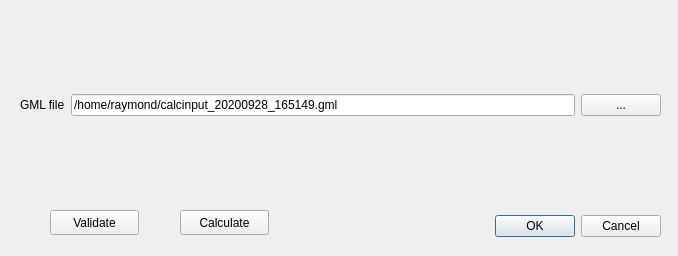
<?xml version="1.0" encoding="UTF-8"?>
<ui version="4.0">
 <class>Dialog</class>
 <widget class="QDialog" name="Dialog">
  <property name="geometry">
   <rect>
    <x>0</x>
    <y>0</y>
    <width>678</width>
    <height>256</height>
   </rect>
  </property>
  <property name="windowTitle">
   <string>Dialog</string>
  </property>
  <widget class="QDialogButtonBox" name="buttonBox">
   <property name="geometry">
    <rect>
     <x>320</x>
     <y>210</y>
     <width>341</width>
     <height>32</height>
    </rect>
   </property>
   <property name="orientation">
    <enum>Qt::Horizontal</enum>
   </property>
   <property name="standardButtons">
    <set>QDialogButtonBox::Cancel|QDialogButtonBox::Ok</set>
   </property>
  </widget>
  <widget class="QWidget" name="gridLayoutWidget">
   <property name="geometry">
    <rect>
     <x>20</x>
     <y>20</y>
     <width>641</width>
     <height>171</height>
    </rect>
   </property>
   <layout class="QGridLayout" name="gridLayout">
    <item row="0" column="0">
     <widget class="QLabel" name="label_gml_input">
      <property name="text">
       <string>GML file</string>
      </property>
     </widget>
    </item>
    <item row="0" column="1">
     <widget class="QLineEdit" name="edit_gml_input">
      <property name="text">
       <string>/home/raymond/calcinput_20200928_165149.gml</string>
      </property>
     </widget>
    </item>
    <item row="0" column="2">
     <widget class="QPushButton" name="button_gml_input_browse">
      <property name="text">
       <string>...</string>
      </property>
     </widget>
    </item>
   </layout>
  </widget>
  <widget class="QPushButton" name="button_validate">
   <property name="geometry">
    <rect>
     <x>50</x>
     <y>210</y>
     <width>89</width>
     <height>25</height>
    </rect>
   </property>
   <property name="text">
    <string>Validate</string>
   </property>
  </widget>
  <widget class="QPushButton" name="button_calculate">
   <property name="geometry">
    <rect>
     <x>180</x>
     <y>210</y>
     <width>89</width>
     <height>25</height>
    </rect>
   </property>
   <property name="text">
    <string>Calculate</string>
   </property>
  </widget>
 </widget>
 <resources/>
 <connections>
  <connection>
   <sender>buttonBox</sender>
   <signal>accepted()</signal>
   <receiver>Dialog</receiver>
   <slot>accept()</slot>
   <hints>
    <hint type="sourcelabel">
     <x>248</x>
     <y>254</y>
    </hint>
    <hint type="destinationlabel">
     <x>157</x>
     <y>274</y>
    </hint>
   </hints>
  </connection>
  <connection>
   <sender>buttonBox</sender>
   <signal>rejected()</signal>
   <receiver>Dialog</receiver>
   <slot>reject()</slot>
   <hints>
    <hint type="sourcelabel">
     <x>316</x>
     <y>260</y>
    </hint>
    <hint type="destinationlabel">
     <x>286</x>
     <y>274</y>
    </hint>
   </hints>
  </connection>
 </connections>
</ui>
